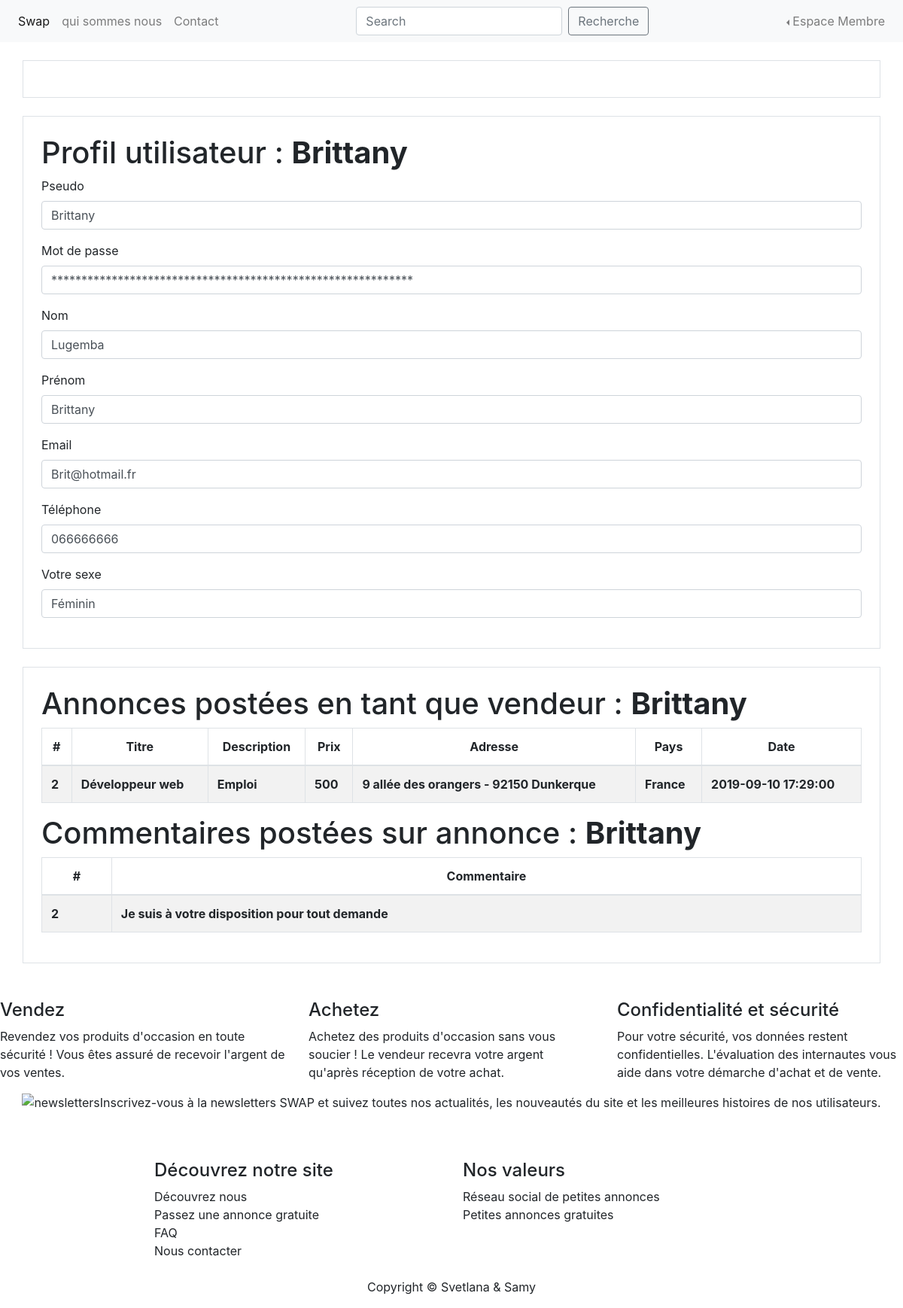
Screenshot of /profil.php (signed in) with the database file from the repository.
### tables this page shows
CREATE TABLE IF NOT EXISTS `membre` (
  `id_membre` int(3) NOT NULL AUTO_INCREMENT,
  `pseudo` varchar(20) NOT NULL,
  `mdp` varchar(60) NOT NULL,
  `nom` varchar(20) NOT NULL,
  `prenom` varchar(20) DEFAULT NULL,
  `telephone` varchar(20) DEFAULT NULL,
  `email` varchar(50) DEFAULT NULL,
  `civilite` enum('m','f') DEFAULT NULL,
  `statut` int(1) DEFAULT NULL,
  `date_enregistrement` datetime DEFAULT NULL,
  PRIMARY KEY (`id_membre`)
);

CREATE TABLE IF NOT EXISTS `annonce` (
  `id_annonce` int(3) NOT NULL AUTO_INCREMENT,
  `titreA` varchar(255) NOT NULL,
  `description_courte` varchar(255) NOT NULL,
  `description_longue` text NOT NULL,
  `prix` float NOT NULL,
  `pays` varchar(20) NOT NULL,
  `ville` varchar(20) NOT NULL,
  `adresse` varchar(50) NOT NULL,
  `cp` int(5) NOT NULL,
  `membre_id` int(3) DEFAULT NULL,
  `photo_id` int(3) DEFAULT NULL,
  `categorie_id` int(3) DEFAULT NULL,
  `date_enregistrement` datetime DEFAULT NULL,
  PRIMARY KEY (`id_annonce`),
  KEY `fk_annonce_membre` (`membre_id`),
  KEY `fk_annonce_photo` (`photo_id`),
  KEY `fk_annonce_categorie` (`categorie_id`)
);

CREATE TABLE IF NOT EXISTS `commentaire` (
  `id_commentaire` int(3) NOT NULL AUTO_INCREMENT,
  `membre_id` int(3) NOT NULL,
  `motcles` text,
  `annonce_id` int(3) NOT NULL,
  `date_enregistrement` datetime DEFAULT NULL,
  PRIMARY KEY (`id_commentaire`) USING BTREE
);

### assets/config/fonctions.php (called while the page is built, shortened)
<?php
function getMember() : ?array
{
    return $_SESSION['membre'] ?? null;
}

### assets/dao/MembreDao.php (called while the page is built, shortened)
<?php
class MembreDao {
public static function retrieveMembreByPseudo(PDO $pdo, $pseudo): array
{
    $errors=array();
    $req = $pdo->prepare(
        'select * from membre where pseudo=:pseudo'
    );
    $req->execute([
        'pseudo' => $pseudo,
    ]);
    $profiles = $req->fetchAll(PDO::FETCH_ASSOC);
    if (count($profiles) == 1) {
        $profil = $profiles[0];
    } else if (count($profiles) >= 2) {
        $errors['sql'] = "Plusieurs pseudo '$pseudo' ont été trouvé en base de données !";
    } else {
        $errors['sql'] = "Aucun pseudo appelé '$pseudo' n'a été trouvé en base de données !";
    }
    return array($profil, $errors);
}
}
?>

### assets/dao/AnnonceDao.php (called while the page is built, shortened)
<?php
class AnnonceDao
{
    public static function retrieveAnnoncesByMembre(PDO $pdo, $pseudo): array
    {
        $query = "SELECT a.*  FROM annonce a, membre m
            WHERE 1=1 AND a.membre_id = m.id_membre
            AND m.pseudo = :pseudo
            ORDER BY a.date_enregistrement desc";
        $req = $pdo->prepare($query);
        $req->execute([
            'pseudo' => $pseudo,
        ]);
        $annonces = $req->fetchAll(PDO::FETCH_ASSOC);
        return $annonces;
    }
}
?>

### assets/dao/NoteDao.php (called while the page is built, shortened)
<?php
class NoteDao {
    public static function retrieveCommentsByMembre(PDO $pdo, $pseudo): array
    {
        $query = "SELECT c.*  FROM commentaire c, membre m
            WHERE 1=1 AND c.membre_id = m.id_membre
            AND m.pseudo = :pseudo
            ORDER BY c.date_enregistrement desc";
        $req = $pdo->prepare($query);
        $req->execute([
            'pseudo' => $pseudo,
        ]);
        $comments = $req->fetchAll(PDO::FETCH_ASSOC);
        return $comments;
    }
}
?>

### profil.php (the view, shortened to what this page needs)
<?php
require_once __DIR__ . '/assets/config/configurationprincipale.php';
require_once __DIR__ . '/assets/dao/MembreDao.php';
require_once __DIR__ . '/assets/dao/AnnonceDao.php';
require_once __DIR__ . '/assets/dao/NoteDao.php';
include __DIR__ . '/assets/includes/header.php';
function replaceAllCharByStar($char) {
return str_repeat("*", strlen($char));
}
$errors = array();
$mode = 'display-profil';
$pseudo = getMember()['pseudo'];
if ($mode == 'edit-profil' || $mode == 'display-profil') {
    list($profil, $errors) = MembreDao::retrieveMembreByPseudo($pdo, $pseudo);
    $annonces = AnnonceDao::retrieveAnnoncesByMembre($pdo, $pseudo);
    $comments = NoteDao::retrieveCommentsByMembre($pdo, $pseudo);
}
?>
<div class="container border mt-4 p-4">
</div>
    <div class="container border mt-4 p-4">
        <h1>Profil utilisateur : <b><?= $pseudo ?></b></h1>
        <?php if ($mode == 'display-profil') {
            ?>
            <div class="form-group">
                <label>Pseudo</label>
                <span class="form-control"><?= $profil['pseudo'] ?? ''; ?></span>
            </div>
            <div class="form-group">
                <label>Mot de passe</label>
                <span class="form-control"><?= replaceAllCharByStar($profil['mdp']) ?? ''; ?></span>
            </div>
            <div class="form-group">
                <label>Nom</label>
                <span class="form-control"><?= $profil['nom'] ?? ''; ?></span>
            </div>
            <div class="form-group">
                <label>Prénom</label>
                <span class="form-control"><?= $profil['prenom'] ?? ''; ?></span>
            </div>
            <div class="form-group">
                <label>Email</label>
                <span class="form-control"><?= $profil['email'] ?? ''; ?></span>
            </div>
            <div class="form-group">
                <label>Téléphone</label>
                <span class="form-control"><?= $profil['telephone'] ?? ''; ?></span>
            </div>
            <div class="form-group">
                <label>Votre sexe</label>
                <span class="form-control"><?php $profil['civilite']=='m' ? print('Masculin') : print('Féminin'); ?></span>
            </div>
            <?php
        }
        ?>
    </div>
    <div class="container border mt-4 p-4">
        <h1>Annonces postées en tant que vendeur : <b><?= $pseudo ?></b></h1>
        <?php
        if (count($annonces)>=1)
        {
        ?>
            <table class="table table-bordered table-striped table-hover">
                        <thead>
                        <tr class="text-center">
                            <th>#</th>
                            <th>Titre</th>
                            <th>Description</th>
                            <th>Prix</th>
                            <th>Adresse</th>
                            <th>Pays</th>
                            <th>Date</th>
                        </tr>
                        </thead>
                        <tbody>
                        <?php
                        foreach ($annonces as $annonce) {
                            $line=
                            "<tr>".
                            "<th>".$annonce['id_annonce']."</th>".
                            "<th>".$annonce['titreA']."</th>".
                            "<th>".$annonce['description_courte']."</th>".
                            "<th>".$annonce['prix']."</th>".
                            "<th>".$annonce['adresse']." - ".$annonce['cp']." ".$annonce['ville']."</th>".
                            "<th>".$annonce['pays']."</th>".
                            "<th>".$annonce['date_enregistrement']."</th>".
                        "</tr>";
                            print($line);
                        }
                        ?>
                        </tbody>
                    </table>
        <?php
        }else {
            ?>
            <h2>Rien à afficher</h2>
       <?php
        }
        ?>
        <h1>Commentaires postées sur annonce : <b><?= $pseudo ?></b></h1>
        <?php
        if (count($comments)>=1)
        {
            ?>
            <table class="table table-bordered table-striped table-hover">
                <thead>
                <tr class="text-center">
                    <th>#</th>
                    <th>Commentaire</th>
                </tr>
                </thead>
                <tbody>
                <?php
                foreach ($comments as $comment) {
                    $line=
                        "<tr>".
                        "<th>".$annonce['id_annonce']."</th>".
                        "<th>".$comment['motcles']."</th>".
                        "</tr>";
                    print($line);
                }
                ?>
                </tbody>
            </table>
            <?php
        }else {
            ?>
            <h2>Rien à afficher</h2>
            <?php
        }
        ?>
    </div>
<?php
include __DIR__ . '/assets/includes/footer.php';

### rows the page displays
membre: pseudo "Brittany", mdp "************************************************************", nom "Lugemba", prenom "Brittany", email "Brit@hotmail.fr", telephone "066666666"
annonce: id_annonce "2", titreA "Développeur web", description_courte "Emploi", prix "500", adresse "9 allée des orangers", cp "92150", ville "Dunkerque", pays "France", date_enregistrement "2019-09-10 17:29:00"
commentaire: annonce.id_annonce "2", motcles "Je suis à votre disposition pour tout demande"

### other values shown
$pseudo "Brittany"
